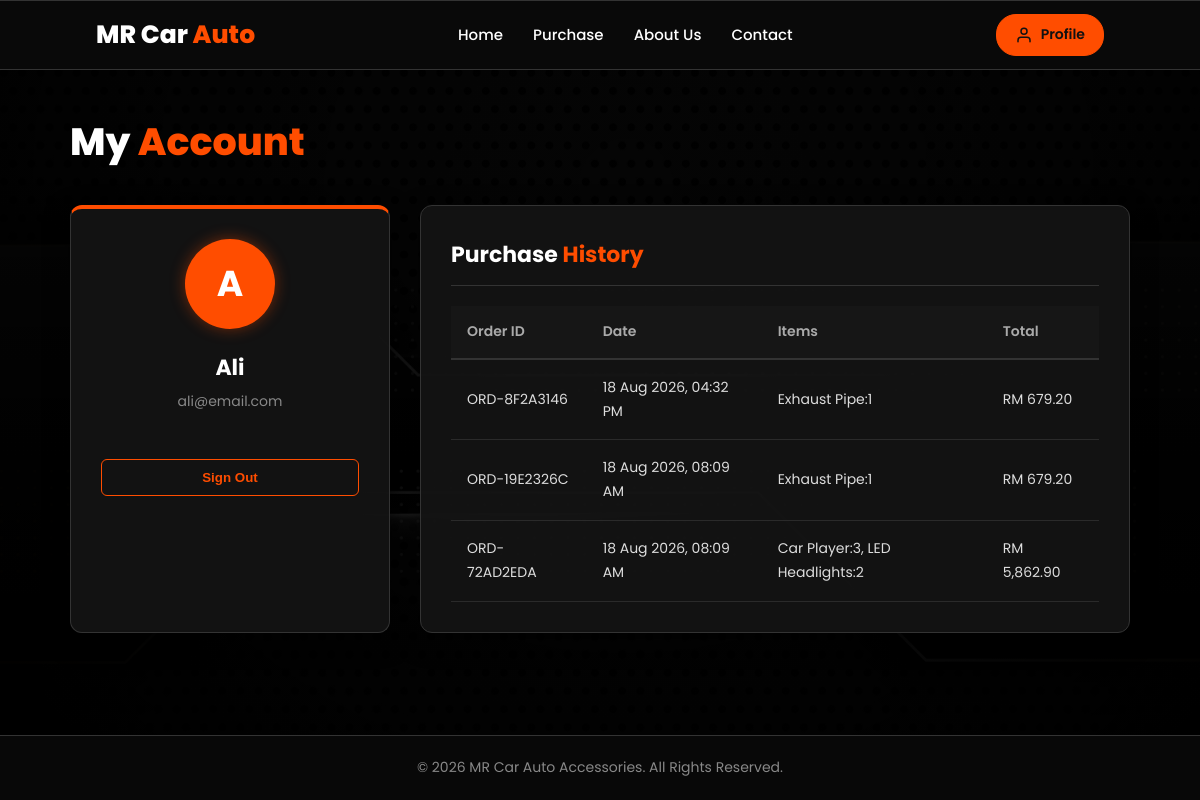
The app's page /profile.php (signed in) with its own data.
### tables this page shows
CREATE TABLE `users` (
  `user_id` int(4) NOT NULL,
  `username` varchar(25) NOT NULL,
  `email` varchar(50) NOT NULL,
  `password` varchar(255) NOT NULL,
  `created_at` timestamp(6) NOT NULL DEFAULT current_timestamp(6),
  `updated_at` timestamp(6) NOT NULL DEFAULT current_timestamp(6) ON UPDATE current_timestamp(6)
);

CREATE TABLE `purchases` (
  `order_id` varchar(20) NOT NULL,
  `user_id` int(11) NOT NULL,
  `customer_name` varchar(100) NOT NULL,
  `customer_phone` varchar(20) NOT NULL,
  `address` text NOT NULL,
  `payment_method` varchar(50) NOT NULL,
  `cart_data` text NOT NULL,
  `total_price` decimal(10,2) NOT NULL,
  `created_at` timestamp NOT NULL DEFAULT current_timestamp()
);

### profile.php (the view, shortened to what this page needs)
<?php
$conn = new mysqli("localhost", "root", "", "workshopdb");
$userId = (int) $_SESSION['user_id'];
$userStmt = $conn->prepare("SELECT username, email FROM users WHERE user_id = ?");
$userStmt->bind_param("i", $userId);
$userStmt->execute();
$userResult = $userStmt->get_result();
$userData = $userResult->fetch_assoc();
$username = $userData['username'] ?? ($_SESSION['username'] ?? 'User');
$email = $userData['email'] ?? ($_SESSION['email'] ?? '');
$userInitial = !empty($username) ? strtoupper(substr($username, 0, 1)) : 'U';
$orderStmt = $conn->prepare(
    "SELECT order_id, cart_data, total_price, created_at
     FROM purchases
     WHERE user_id = ?
     ORDER BY created_at DESC"
);
$orderStmt->bind_param("i", $userId);
$orderStmt->execute();
$orders = $orderStmt->get_result();
?>
<!DOCTYPE html>
<html lang="en">
<head>
</head>
<body>
  <header>
    <nav>
      <a class="logo" href="index.html">MR Car<span> Auto</span></a>
      <ul>
        <li><a href="index.html">Home</a></li>
        <li><a href="purchase.html">Purchase</a></li>
        <li><a href="about.html">About Us</a></li>
        <li><a href="contact.html">Contact</a></li>
      </ul>
      <a href="profile.php" class="profile-btn">
        <svg xmlns="http://www.w3.org/2000/svg" width="18" height="18" viewBox="0 0 24 24" fill="none" stroke="currentColor" stroke-width="2" stroke-linecap="round" stroke-linejoin="round">
          <path d="M20 21v-2a4 4 0 0 0-4-4H8a4 4 0 0 0-4 4v2"></path>
          <circle cx="12" cy="7" r="4"></circle>
        </svg>
        <span>Profile</span>
      </a>
    </nav>
  </header>
  <main class="container">
    <h1 class="page-title">My <span>Account</span></h1>
    <div class="profile-grid">
      <div class="card user-card">
        <div class="avatar-circle"><?= htmlspecialchars($userInitial) ?></div>
        <h3><?= htmlspecialchars($username) ?></h3>
        <p><?= htmlspecialchars($email) ?></p>
        <button class="btn-logout" onclick="logoutUser()">Sign Out</button>
      </div>
      <div class="card history-card">
        <h2>Purchase <span>History</span></h2>
        <div class="table-responsive">
          <?php if ($orders && $orders->num_rows > 0): ?>
            <table>
              <thead>
                <tr>
                  <th>Order ID</th>
                  <th>Date</th>
                  <th>Items</th>
                  <th>Total</th>
                </tr>
              </thead>
              <tbody>
                <?php while ($order = $orders->fetch_assoc()): ?>
                  <tr>
                    <td><?= htmlspecialchars($order['order_id']) ?></td>
                    <td><?= date('d M Y, h:i A', strtotime($order['created_at'])) ?></td>
                    <td><?= htmlspecialchars($order['cart_data']) ?></td>
                    <td>RM <?= number_format((float)$order['total_price'], 2) ?></td>
                  </tr>
                <?php endwhile; ?>
              </tbody>
            </table>
          <?php else: ?>
            <p class="empty-message">No purchases found.</p>
          <?php endif; ?>
        </div>
      </div>
    </div>
  </main>
  <footer>
    <p>© 2026 MR Car Auto Accessories. All Rights Reserved.</p>
  </footer>
</body>
</html>

### profile.php (style rules this page uses)
* { margin: 0; padding: 0; box-sizing: border-box; }
body { background-image: linear-gradient(rgba(0, 0, 0, 0.85), rgba(0, 0, 0, 0.85)), url("img/dark_background.jpg"); background-repeat: no-repeat; background-position: center; background-size: cover; background-attachment: fixed; font-family: 'Poppins', sans-serif; color: white; line-height: 1.7; min-height: 100vh; display: flex; flex-direction: column; }
nav { background-color: rgba(10, 10, 10, 0.95); min-height: 70px; display: flex; align-items: center; justify-content: space-between; padding: 12px 8%; position: sticky; top: 0; z-index: 1000; border-top: 1px solid #333; border-bottom: 1px solid #333; }
.logo { color: white; font-size: 25px; font-weight: 800; text-decoration: none; }
.logo span { color: #ff4d00; }
nav ul { list-style: none; display: flex; gap: 30px; }
nav ul li a { color: white; text-decoration: none; font-size: 15px; font-weight: 500; transition: color 0.3s ease; }
.profile-btn { display: flex; align-items: center; gap: 8px; background-color: #ff4d00; color: #111; border: 1px solid #ff4d00; padding: 8px 18px; border-radius: 20px; text-decoration: none; font-size: 14px; font-weight: 600; }
.container { max-width: 1100px; margin: 40px auto 60px; padding: 0 20px; width: 100%; flex: 1; }
.page-title { font-size: 38px; font-weight: 800; margin-bottom: 30px; }
.page-title span { color: #ff4d00; }
.profile-grid { display: grid; grid-template-columns: 320px 1fr; gap: 30px; }
.card { background-color: rgba(20, 20, 20, 0.94); border: 1px solid #333; border-radius: 12px; padding: 30px; box-shadow: 0 8px 25px rgba(0, 0, 0, 0.6); }
.user-card { text-align: center; border-top: 4px solid #ff4d00; }
.avatar-circle { width: 90px; height: 90px; border-radius: 50%; background-color: #ff4d00; color: white; font-size: 36px; font-weight: bold; display: flex; align-items: center; justify-content: center; margin: 0 auto 20px; box-shadow: 0 0 15px rgba(255, 77, 0, 0.4); }
.user-card h3 { font-size: 22px; margin-bottom: 4px; }
.user-card p { color: #888; font-size: 14px; margin-bottom: 20px; }
.btn-logout { margin-top: 25px; width: 100%; background-color: transparent; color: #ff4d00; border: 1px solid #ff4d00; padding: 10px; border-radius: 6px; font-weight: 600; cursor: pointer; transition: all 0.3s ease; }
.history-card h2 { font-size: 22px; margin-bottom: 20px; color: #ffffff; border-bottom: 1px solid #333; padding-bottom: 12px; }
.history-card h2 span { color: #ff4d00; }
.table-responsive { overflow-x: auto; }
table { width: 100%; border-collapse: collapse; text-align: left; font-size: 14px; }
th { background-color: #161616; color: #aaa; font-weight: 600; padding: 14px 16px; border-bottom: 2px solid #333; }
td { padding: 16px; border-bottom: 1px solid #2a2a2a; color: #ddd; }
footer { background-color: #080808; color: #888; text-align: center; padding: 20px; border-top: 1px solid #333; font-size: 14px; }

### records on screen
users: username "A", username "Ali", email "ali@email.com"
purchases: order_id "ORD-8F2A3146", created_at "18 Aug 2026, 04:32 PM", cart_data "Exhaust Pipe:1", total_price "679.20"
purchases: order_id "ORD-19E2326C", created_at "18 Aug 2026, 08:09 AM", cart_data "Exhaust Pipe:1", total_price "679.20"
purchases: order_id "ORD-72AD2EDA", created_at "18 Aug 2026, 08:09 AM", cart_data "Car Player:3, LED Headlights:2", total_price "5,862.90"
